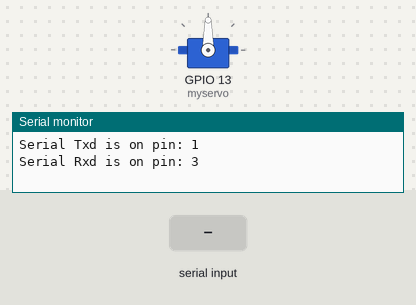
The sketch below on a simulated ESP32. On the bench: servo, the last lines printed to the serial monitor. The inputs (shaded band) are chosen by the test bench.

Above: at 1.2 s.
1.3 s: "1" received over the second serial link
At 1.75 s:
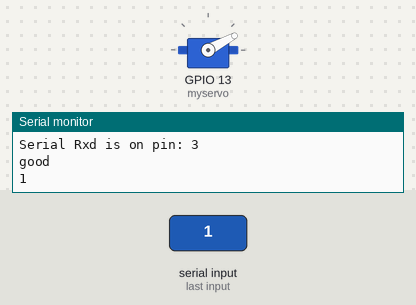
At 7.3 s:
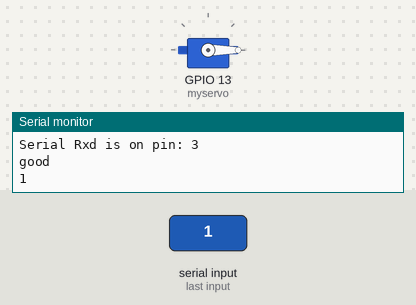
Timing chart, 0 to 8.8 s (numbered marks = the images above; inputs shaded):
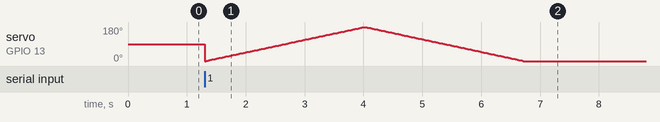

The sketch:

searial.ino
```cpp
#define RXD2 16
#define TXD2 17
#define tdsPin 36

int Tds = 0;

#include <Servo.h>
Servo myservo;
char msg ;
int pos = 0;

void setup() {
  myservo.attach(13);
  // Note the format for setting a serial port is as follows: Serial2.begin(baud-rate, protocol, RX pin, TX pin);
  Serial.begin(115200);
  Serial2.begin(115200, SERIAL_8N1, RXD2, TXD2);

  Serial.println("Serial Txd is on pin: "+String(TX));
  Serial.println("Serial Rxd is on pin: "+String(RX));
}

void loop() { //Choose Serial1 or Serial2 as required
//  get_tds_Value();
//  delay(1000);
  while (Serial2.available()) {
    msg = Serial2.read();
    Serial.println("good");
    Serial.println(msg);
    for (pos = 0; pos <= 180; pos += 1) { // goes from 0 degrees to 180 degrees
    // in steps of 1 degree
    myservo.write(pos);              // tell servo to go to position in variable 'pos'
    delay(15);                     // waits 15ms for the servo to reach the position
  }
  for (pos = 180; pos >= 0; pos -= 1) { // goes from 180 degrees to 0 degrees
    myservo.write(pos);              // tell servo to go to position in variable 'pos'
    delay(15);                       // waits 15ms for the servo to reach the position
  }

  }


}
```
